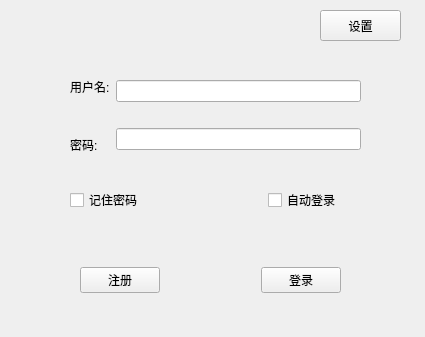
<?xml version="1.0" encoding="UTF-8"?>
<ui version="4.0">
 <class>LoginWidget</class>
 <widget class="QWidget" name="LoginWidget">
  <property name="geometry">
   <rect>
    <x>0</x>
    <y>0</y>
    <width>425</width>
    <height>337</height>
   </rect>
  </property>
  <property name="windowTitle">
   <string>Form</string>
  </property>
  <widget class="QPushButton" name="pushButtonSetting">
   <property name="geometry">
    <rect>
     <x>320</x>
     <y>10</y>
     <width>81</width>
     <height>31</height>
    </rect>
   </property>
   <property name="text">
    <string>设置</string>
   </property>
  </widget>
  <widget class="QWidget" name="">
   <property name="geometry">
    <rect>
     <x>80</x>
     <y>250</y>
     <width>261</width>
     <height>61</height>
    </rect>
   </property>
   <layout class="QHBoxLayout" name="horizontalLayout_3">
    <item>
     <widget class="QPushButton" name="pushButtonRegister">
      <property name="text">
       <string>注册</string>
      </property>
     </widget>
    </item>
    <item>
     <spacer name="horizontalSpacer">
      <property name="orientation">
       <enum>Qt::Horizontal</enum>
      </property>
      <property name="sizeHint" stdset="0">
       <size>
        <width>40</width>
        <height>20</height>
       </size>
      </property>
     </spacer>
    </item>
    <item>
     <widget class="QPushButton" name="pushButtonLogin">
      <property name="text">
       <string>登录</string>
      </property>
     </widget>
    </item>
   </layout>
  </widget>
  <widget class="QWidget" name="">
   <property name="geometry">
    <rect>
     <x>70</x>
     <y>170</y>
     <width>291</width>
     <height>61</height>
    </rect>
   </property>
   <layout class="QHBoxLayout" name="horizontalLayout_2">
    <item>
     <widget class="QCheckBox" name="checkBoxRememberPwd">
      <property name="text">
       <string>记住密码</string>
      </property>
     </widget>
    </item>
    <item>
     <widget class="QLabel" name="labelStatus">
      <property name="text">
       <string/>
      </property>
     </widget>
    </item>
    <item>
     <widget class="QCheckBox" name="checkBoxAutoLogin">
      <property name="text">
       <string>自动登录</string>
      </property>
     </widget>
    </item>
   </layout>
  </widget>
  <widget class="QWidget" name="">
   <property name="geometry">
    <rect>
     <x>70</x>
     <y>60</y>
     <width>291</width>
     <height>111</height>
    </rect>
   </property>
   <layout class="QHBoxLayout" name="horizontalLayout">
    <item>
     <layout class="QVBoxLayout" name="verticalLayout">
      <item>
       <widget class="QLabel" name="labelUserName">
        <property name="text">
         <string>用户名:</string>
        </property>
       </widget>
      </item>
      <item>
       <widget class="QLabel" name="labelPassWord">
        <property name="text">
         <string>密码:</string>
        </property>
       </widget>
      </item>
     </layout>
    </item>
    <item>
     <layout class="QVBoxLayout" name="verticalLayout_2">
      <item>
       <widget class="QLineEdit" name="lineEditUsername"/>
      </item>
      <item>
       <widget class="QLineEdit" name="lineEditPassword"/>
      </item>
     </layout>
    </item>
   </layout>
  </widget>
 </widget>
 <resources/>
 <connections/>
</ui>
